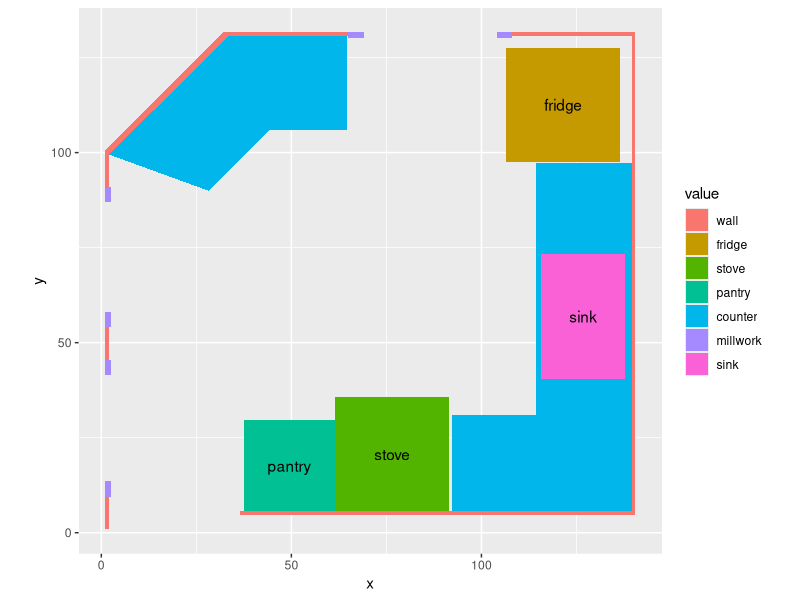
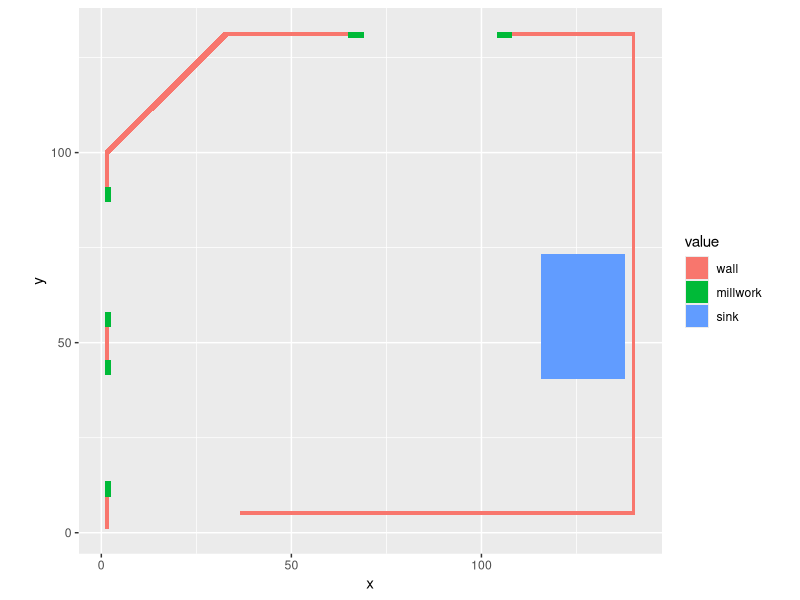
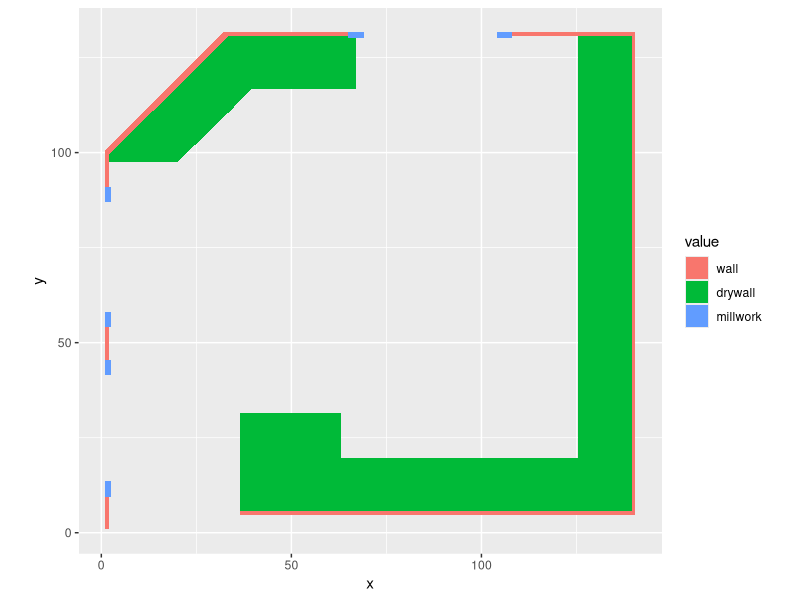
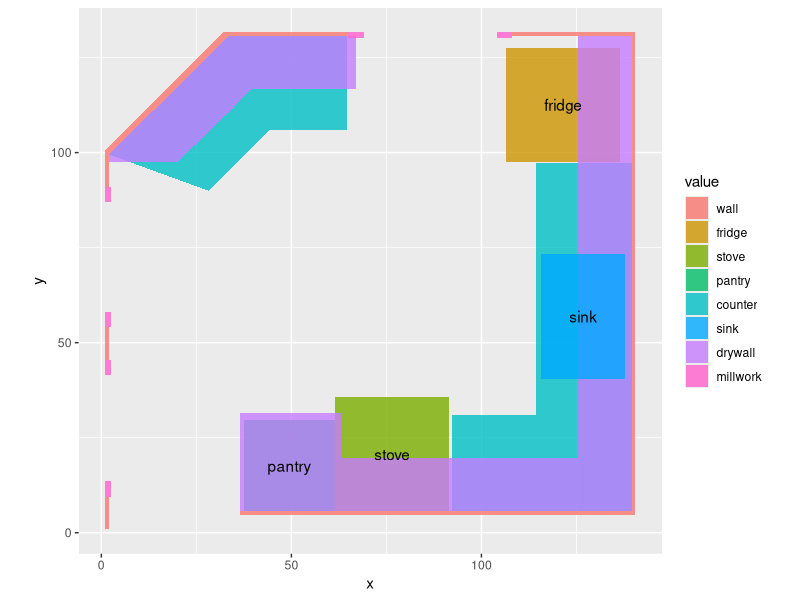

R code for these plots, in order:
# Draw kitchen floorplan with ggplot2
# bottom left corner (starting point) at (1,1).
library("ggplot2")

## @knitr sketches
cut   <- 44    # width in inches of 45-degree cut into kitchen (wall 2).
thk   <- 1     # wall thickness, for drawing purposes.
cwd   <- 25.25 # counter depth all the way to wall, including raised part.
frw   <- 3     # fridge clearance from the 2 walls

# walls

# vertical shapes for wall 1, facing front door:
# two cutouts for total width of pantry door (35 in) 
# and kitchen's front door (37 in) where total width
# is measured including the width of the millwork.
x1  <- rep(c(1,1+thk),each=2)
y1  <- c(c(1,1+8.5),c(1+8.5,1))
x2  <- x1
y2  <- y1 + 1 + 8.5 + 35
x3  <- x1
y3  <- y1 + 1 + 8.5 + 35 + 8.5 + 37

# triangular shape connecting wall 1 to wall 2
x4   <- c(1,1,1+thk)
y4   <- c(y3[2],y3[2]+thk,y3[2])

# wall 2
x5   <- c(1,1+sqrt(cut^2/2),1+sqrt(cut^2/2)+sqrt(2*thk^2),1+thk)
y5   <- c(y4[2],y4[2]+sqrt(cut^2/2),y4[1]+sqrt(cut^2/2),y4[1])

# triangular shape connecting wall 2 to wall 3
x6   <- c(x5[2],x5[3],x5[3])
y6   <- c(y5[2],y5[2],y5[3])

# wall 3, facing dining area
x7   <- rep(c(x6[2],x6[2]+31.5),each=2)
y7   <- c(c(y6[3],y6[2]),c(y6[2],y6[3]))
x8   <- x7 + 31.5 + 43
y8   <- y7

# wall 4, with kitchen window
x9   <- rep(c(x8[4],x8[4]+thk),each=2)
y9   <- c(y8[2],y8[2]-(5*12+65+thk),y8[2]-(5*12+65+thk),y8[2])

# wall 5, behind the stove
x10  <- c(rep(x9[1] - (25+66+12),2),rep(x9[4],2))
y10  <- c(y9[2],y9[2]-thk,y9[2]-thk,y9[2])

# Now consolidate walls
wall.x  <- c(x1,x2,x3,x4,x5,x6,x7,x8,x9,x10)
wall.y  <- c(y1,y2,y3,y4,y5,y6,y7,y8,y9,y10)
wall.id <- c(rep(c(1:3),each = 4),
             rep(4,3),rep(5,4),
             rep(6,3),rep(c(7:10),each=4))

# mill work: door pockets + wall decoration.
x23  <- x1 + c(0,0,.5,.5)
x24  <- x23
x25  <- x23
x26  <- x23
y23  <- y1[2] + c(0,4,4,0)
y24  <- y2[1] - c(4,0,0,4)
y25  <- y2[2] + c(0,4,4,0)
y26  <- y3[1] - c(4,0,0,4)

x27  <- x7[4] + c(0,0,4,4)
x28  <- x8[1] - c(4,4,0,0)
y27  <- y7 - c(.5,0,0,.5)
y28  <- y27

# now consolidate millwork
millwork.x  <- c(x23,x24,x25,x26,x27,x28)
millwork.y  <- c(y23,y24,y25,y26,y27,y28)
millwork.id <- rep(c(23:28),each=4)

# bottom layer: fridge, stove, countertops.

# fridge
x11  <- rep(c(x9[4]-thk-frw,x9[4]-thk-frw-30),each=2)
y11  <- c(y9[4]-thk-frw,y9[4]-thk-frw-30,y9[4]-thk-frw-30,y9[4]-thk-frw)

# stove
x12  <- rep(c(x9[4]-thk-4*12,x9[4]-thk-4*12-30),each=2)
y12  <- c(y10[1],y10[1]+30,y10[1]+30,y10[1])

# pantry
x13  <- rep(c(x12[4]-24,x12[4]),each=2)
y13  <- c(y10[1],y10[1]+24,y10[1]+24,y10[1])

# The counter with kitchen sink (along walls 4 and 5 between fridge and stove)
# is L-shaped. Leave .25in clearance between counter end and fridge.
x14  <- rep(c(x9[1]-cwd,x9[1]),each=2)
y14  <- c(y10[1],y11[2]-.25,y11[2]-.25,y10[1])
x15  <- rep(c(x14[1]-22,x14[1]),each=2)
y15  <- c(y14[1],y14[1]+cwd,y14[1]+cwd,y14[1])   

# The odd-shaped counter is made up of an equilateral trapeze (1) and
# a right trapezoid (2). The angles of (1) are (65, 65, 115, 115) 
# and the angles of (2) are (65, 90, 90, 115).

# length of the side that's toward the door: 2-step Pythagoras.
c1 <- cwd * tan(25*pi/180) # c as in short cathetus
h1 <- sqrt(c1^2+cwd^2)     # h as in hypothenuse
# angle between h1 and third segment of first wall
a0 <- 90 + 45 - 65
# ratio of the two catheti
r0 <- tan(a0*pi/180)
c0 <- sqrt(h1^2/(1+r0^2))

# These are the (x,y) coordinates of the first obtuse angle of trapeze (1),
# the you'd brush against if you came into the kitchen through its front 
# door and for some reason you decided to veer left. Where Joe's bowls are.
x0 <- c(x3[3]+c0*r0, NA)
y0 <- c(y3[3]-c0,NA)
# The shorter end of the trapeze is parallel to the 45-degree wall, so
# for the (x,y) coordinates of the second obtuse angle you just need
# the measured length of this shorter end, which is 22.5 inches.
x0[2] <- x0[1]+sqrt(22.5^2/2)
y0[2] <- y0[1]+sqrt(22.5^2/2)
# Now the whole shebang
x16 <- c(x5[4],x0,x5[3])
y16 <- c(y5[4],y0,y5[3])

# Now for the right trapezoid (2):
# The measured sharp angle of 65 can't be right if the walls
# are perfectly straight as plotted here. If wall 2 is at
# a 45-degree angle, then the wide sides of it each are
# 45 + 90 degrees, so the sharp angle of the trapezoid
# (2) should be 45 + 90 - 65 = 70, which would mean that
# the wide angle is 180 - 70 = 110 degrees: not the same 
# 65 / 115 that comes out in actual measurements. But
# the 65 / 115 symmetry between the left side of (2)
# and the right side of (1) is what guarantees that the 
# two chunks of counter have the same depth cwd. If you 
# instead trust the calculated 70 / 110 angles for (2)
# you get a counter (2) that is shallower than cwd: the
# difference y17[3]-y17[2] works out to 24.73 inches.
# Evidently my walls aren't straight. 
x17 <- c(x16[3],rep(x16[3]+20.5,2),x16[4])
y17 <- c(y16[3],y16[3],y16[4],y16[4])

# Now consolidate bottom layer
bottom.x  <- c(x11,x12,x13,x14,x15,x16,x17)
bottom.y  <- c(y11,y12,y13,y14,y15,y16,y17)
bottom.id <- rep(c(11:17),each=4)

# Now the footprint of the drywall fill work overhead:
# chunk 1
c1   <- sqrt(27^2/2)-(18+sqrt(27^2/2)-sqrt(44^2/2))
x18  <- c(rep(x1[3],2), rep(x7[1], 2), x1[3]+18)
y18  <- c(y3[3]-2,y3[3],y5[3],y3[3]-2+c1,y3[3]-2)
# chunk 2
x19  <- c(rep(x18[3],2), rep(x7[3]+2, 2), x18[3]+(sqrt(27^2/2)-c1))
y19  <- c(y18[5]+c1,y18[3],y18[3],rep(y18[3]-14,2))
# chunk 3
x20  <- rep(c(x8[3]-14,x8[3]),each=2)
y20  <- c(y10[1],y8[1],y8[1],y10[1])
# chunk 4
x21  <- rep(c(x10[1],x10[1]+26.5),each=2)
y21  <- c(y10[1],y10[1]+12+14,y10[1]+12+14,y10[1])
# chunk 5
x22  <- c(x21[c(3,4)],x20[c(1,2)])
y22  <- c(y10[1],y10[1]+14,y10[1]+14,y10[1])

# Now consolidate top layer
top.x  <- c(x18,x19,x20,x21,x22)
top.y  <- c(y18,y19,y20,y21,y22)
top.id <- c(rep(c(18,19),each=5),rep(c(20:22),each=4))

# sink
sink.x  <- x14[1] + 1.5 + c(0,0,22,22)
sink.y  <- y14[2] - 24 - c(33,0,0,33)
sink.id <- rep(29,4)

# filler color for walls vs. millwork
values0 <- data.frame(
   id = c(1:10,23:28,29),
   value = factor(c(rep(3,10),rep(4,6),5),
                  labels=c('wall','millwork','sink'))
)
pos0 <- data.frame(id=c(wall.id,millwork.id,sink.id),
                  x=c(wall.x,millwork.x,sink.x),
                  y=c(wall.y,millwork.y,sink.y))
pos0 <- merge(pos0,values0)

pic0 <- ggplot() + geom_polygon(data=pos0, mapping=aes(x=x, y=y, group=id, fill=value)) +
   coord_fixed()

# filler color for walls vs. counters vs. appliances vs. millwork
values <- data.frame(
   id = c(1:17,23:28,29),
   value = factor(c(rep(3,10),4,5,6,rep(7,4),rep(8,6),9),
                  labels=c('wall','fridge','stove','pantry','counter','millwork','sink'))
)
pos <- data.frame(id=c(wall.id,bottom.id,millwork.id,sink.id),
                  x=c(wall.x,bottom.x,millwork.x,sink.x),
                  y=c(wall.y,bottom.y,millwork.y,sink.y))
pos <- merge(pos,values)

# filler color for walls vs. drywall build-out overhead vs. millwork
values1 <- data.frame(
   id = c(1:10,18:28),
   value = factor(c(rep(3,10),rep(4,5),rep(5,6)),
                  labels=c('wall','drywall','millwork'))
)
pos1 <- data.frame(id=c(wall.id,top.id,millwork.id),
                  x=c(wall.x,top.x,millwork.x),
                  y=c(wall.y,top.y,millwork.y))
pos1 <- merge(pos1,values1)

# superimpose overhead build-out and counters
values2 <- data.frame(
   id = c(1:10,11:17,29,18:28),
   value = factor(c(rep(3,10),3.1,3.2,3.3,rep(3.4,4),3.6,rep(3.7,5),rep(3.8,6)),
                  labels=c('wall','fridge','stove','pantry',
                           'counter','sink','drywall','millwork'))
)
pos2 <- data.frame(id=c(wall.id,bottom.id,sink.id,top.id,millwork.id),
                  x=c(wall.x,bottom.x,sink.x,top.x,millwork.x),
                  y=c(wall.y,bottom.y,sink.y,top.y,millwork.y))
pos2 <- merge(pos2,values2)

pic1 <- ggplot() + geom_polygon(data=pos1, mapping=aes(x=x, y=y, group=id, fill=value)) +
   coord_fixed()

x29 <- sink.x
y29 <- sink.y
pic <- ggplot() + geom_polygon(data=pos, mapping=aes(x=x, y=y, group=id, fill=value)) + 
   annotate(geom='text', x=(x11[1]+x11[3])/2, y=(y11[1]+y11[3])/2, label="fridge") + 
   annotate(geom='text', x=(x12[1]+x12[3])/2, y=(y12[1]+y12[3])/2, label="stove") +
   annotate(geom='text', x=(x13[1]+x13[3])/2, y=(y13[1]+y13[3])/2, label="pantry") +
   annotate(geom='text', x=(x29[1]+x29[3])/2, y=(y29[1]+y29[3])/2, label="sink") +
   coord_fixed()

pic2 <- ggplot() + geom_polygon(data=pos2, mapping=aes(x=x, y=y, group=id, fill=value), alpha=.8) + 
   annotate(geom='text', x=(x11[1]+x11[3])/2, y=(y11[1]+y11[3])/2, label="fridge") + 
   annotate(geom='text', x=(x12[1]+x12[3])/2, y=(y12[1]+y12[3])/2, label="stove") +
   annotate(geom='text', x=(x13[1]+x13[3])/2, y=(y13[1]+y13[3])/2, label="pantry") +
   annotate(geom='text', x=(x29[1]+x29[3])/2, y=(y29[1]+y29[3])/2, label="sink") +   
   coord_fixed()
